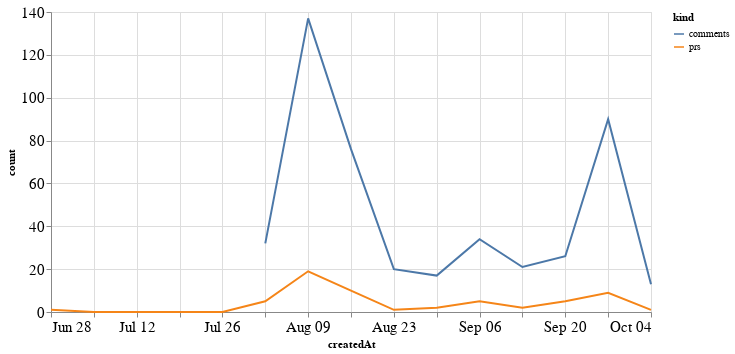

The cell this chart's notebook holds for it:
### Code cell
alt.Chart(total_time, width=600).mark_line().encode(
    x='createdAt',
    y='count',
    color='kind'
)

### Figure 1 — Vega-Lite specification as saved in the notebook (floating-point values rounded to 4 significant figures)
{"config": {"axisLeft": {"labelFontSize": 15}, "axisBottom": {"labelFontSize": 15}}, "data": {"name": "data-02e726bdbe65ebfc62e6a1dc92d9fda0"}, "mark": "line", "encoding": {"color": {"type": "nominal", "field": "kind"}, "x": {"type": "temporal", "field": "createdAt"}, "y": {"type": "quantitative", "field": "count"}}, "width": 600, "$schema": "https://vega.github.io/schema/vega-lite/v4.8.1.json", "datasets": {"data-02e726bdbe65ebfc62e6a1dc92d9fda0": [{"createdAt": "2020-06-28T00:00:00", "kind": "prs", "count": 1.0}, {"createdAt": "2020-07-05T00:00:00", "kind": "prs", "count": 0.0}, {"createdAt": "2020-07-12T00:00:00", "kind": "prs", "count": 0.0}, {"createdAt": "2020-07-19T00:00:00", "kind": "prs", "count": 0.0}, {"createdAt": "2020-07-26T00:00:00", "kind": "prs", "count": 0.0}, {"createdAt": "2020-08-02T00:00:00", "kind": "prs", "count": 5.0}, {"createdAt": "2020-08-09T00:00:00", "kind": "prs", "count": 19.0}, {"createdAt": "2020-08-16T00:00:00", "kind": "prs", "count": 10.0}, {"createdAt": "2020-08-23T00:00:00", "kind": "prs", "count": 1.0}, {"createdAt": "2020-08-30T00:00:00", "kind": "prs", "count": 2.0}, {"createdAt": "2020-09-06T00:00:00", "kind": "prs", "count": 5.0}, {"createdAt": "2020-09-13T00:00:00", "kind": "prs", "count": 2.0}, {"createdAt": "2020-09-20T00:00:00", "kind": "prs", "count": 5.0}, {"createdAt": "2020-09-27T00:00:00", "kind": "prs", "count": 9.0}, {"createdAt": "2020-10-04T00:00:00", "kind": "prs", "count": 1.0}, {"createdAt": "2020-06-28T00:00:00", "kind": "comments", "count": null}, {"createdAt": "2020-07-05T00:00:00", "kind": "comments", "count": null}, {"createdAt": "2020-07-12T00:00:00", "kind": "comments", "count": null}, {"createdAt": "2020-07-19T00:00:00", "kind": "comments", "count": null}, {"createdAt": "2020-07-26T00:00:00", "kind": "comments", "count": null}, {"createdAt": "2020-08-02T00:00:00", "kind": "comments", "count": 32.0}, {"createdAt": "2020-08-09T00:00:00", "kind": "comments", "count": 137.0}, {"createdAt": "2020-08-16T00:00:00", "kind": "comments", "count": 76.0}, {"createdAt": "2020-08-23T00:00:00", "kind": "comments", "count": 20.0}, {"createdAt": "2020-08-30T00:00:00", "kind": "comments", "count": 17.0}, {"createdAt": "2020-09-06T00:00:00", "kind": "comments", "count": 34.0}, {"createdAt": "2020-09-13T00:00:00", "kind": "comments", "count": 21.0}, {"createdAt": "2020-09-20T00:00:00", "kind": "comments", "count": 26.0}, {"createdAt": "2020-09-27T00:00:00", "kind": "comments", "count": 90.0}, {"createdAt": "2020-10-04T00:00:00", "kind": "comments", "count": 13.0}]}}
